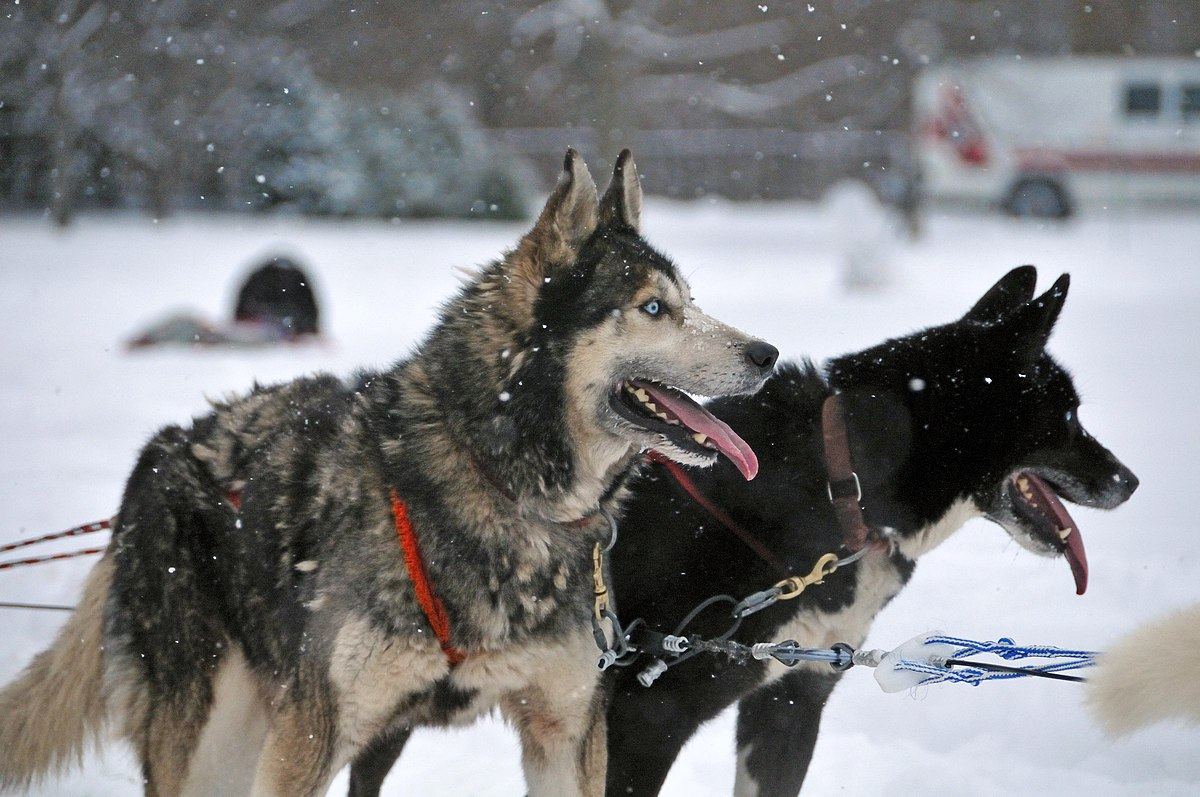
#> input picture OpenCV/Files/dog.jpg, 1200 x 797 px
$ python Contour_Detection.py
#> lines starting #> are read from the running program, lines starting #| are printed output that depends on the picture; after the words box and inside, x2 and y2 are one past the last pixel; in counts of white or black regions, pixels touching at a corner belong together
import os
import cv2 as cv
import numpy as np

"""
# Contour Detection
"""

# %%

oldwd = os.getcwd()
os.chdir("..\Files")

dg_image = cv.imread(os.getcwd() + "/dog.jpg")
#> dg_image is the input picture: shape (797, 1200, 3); mean B, G, R 129.8, 128.2, 128
os.chdir(oldwd)

cv.imshow("dog", dg_image)

blank = np.zeros(dg_image.shape, dtype="uint8")

gray = cv.cvtColor(dg_image, cv.COLOR_BGR2GRAY)
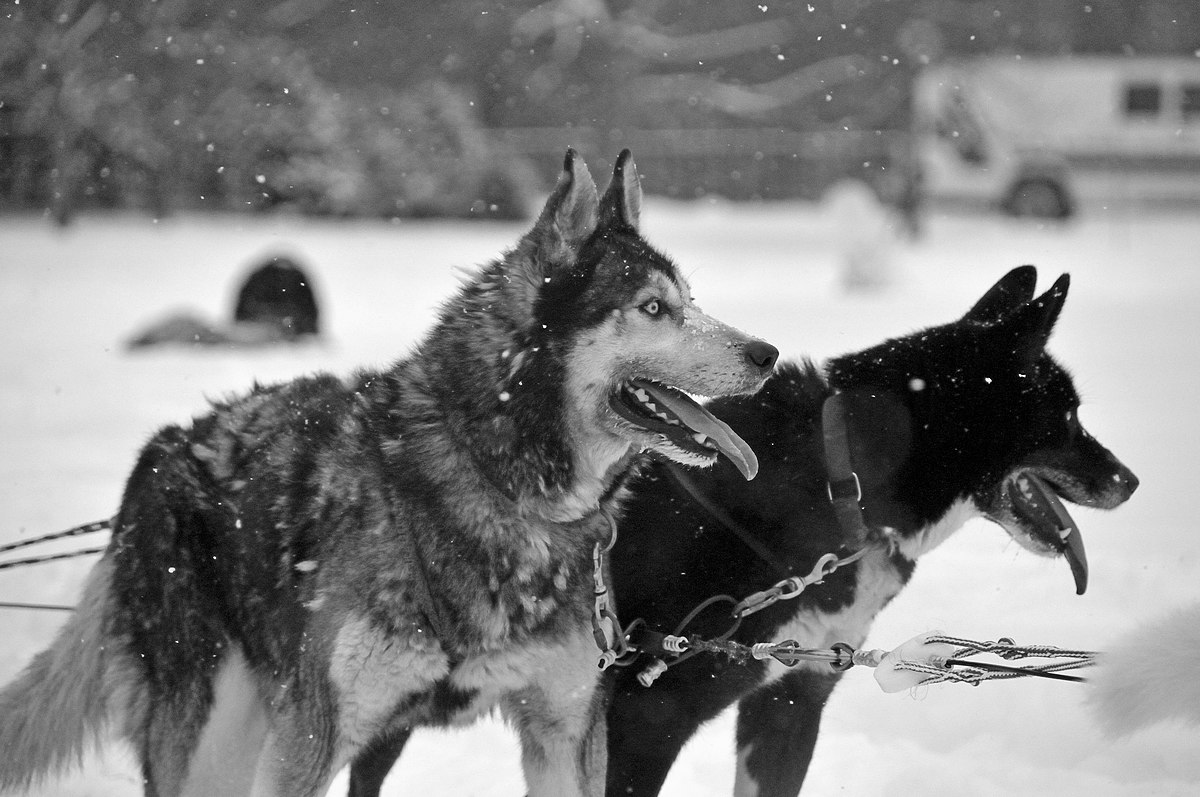
#> gray: shape (797, 1200); min 0, max 255, mean 128.3
# cv.imshow("", gray)

blur_dog = cv.GaussianBlur(gray, (5, 5), cv.BORDER_DEFAULT)
# cv.imshow("blur", blur_dog)

canny_d = cv.Canny(blur_dog, 125, 175)
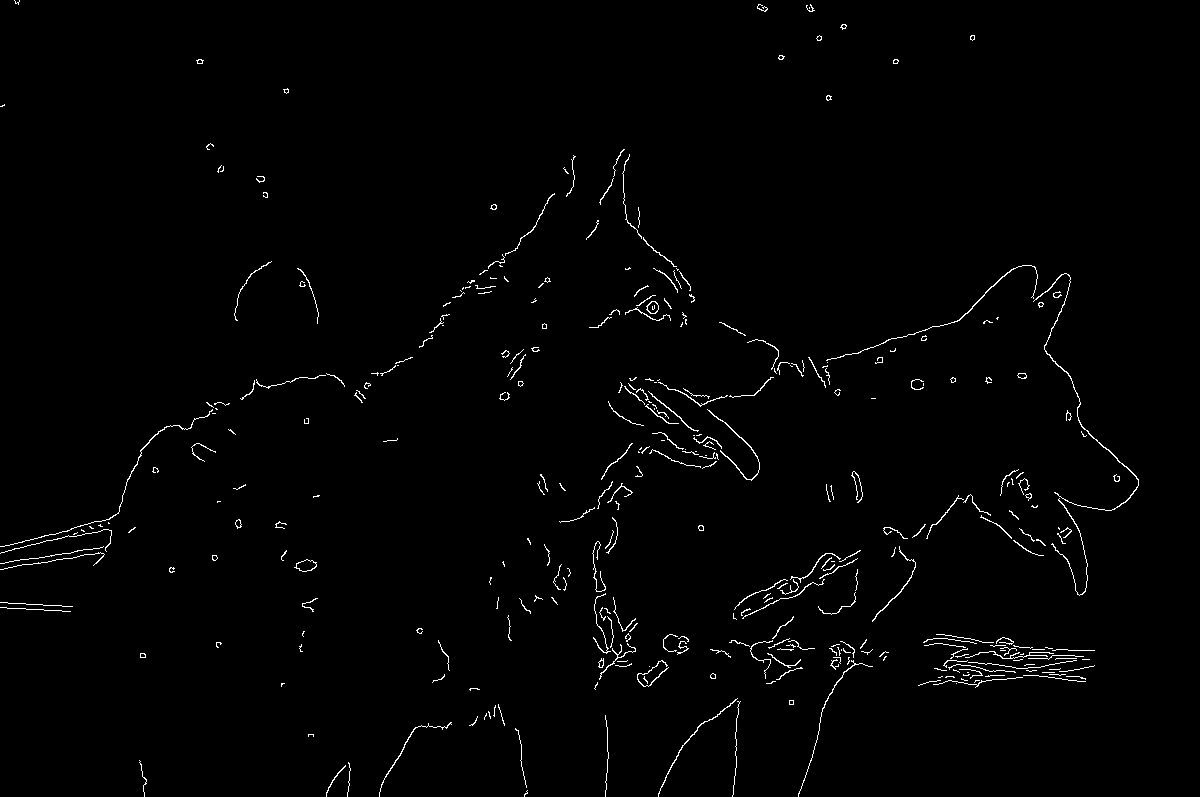
#> canny_d: shape (797, 1200); 1.2% white in thin lines or dots
cv.imshow("canny_dog", canny_d)

ret, thresh = cv.threshold(blur_dog, 125, 255, cv.THRESH_BINARY)
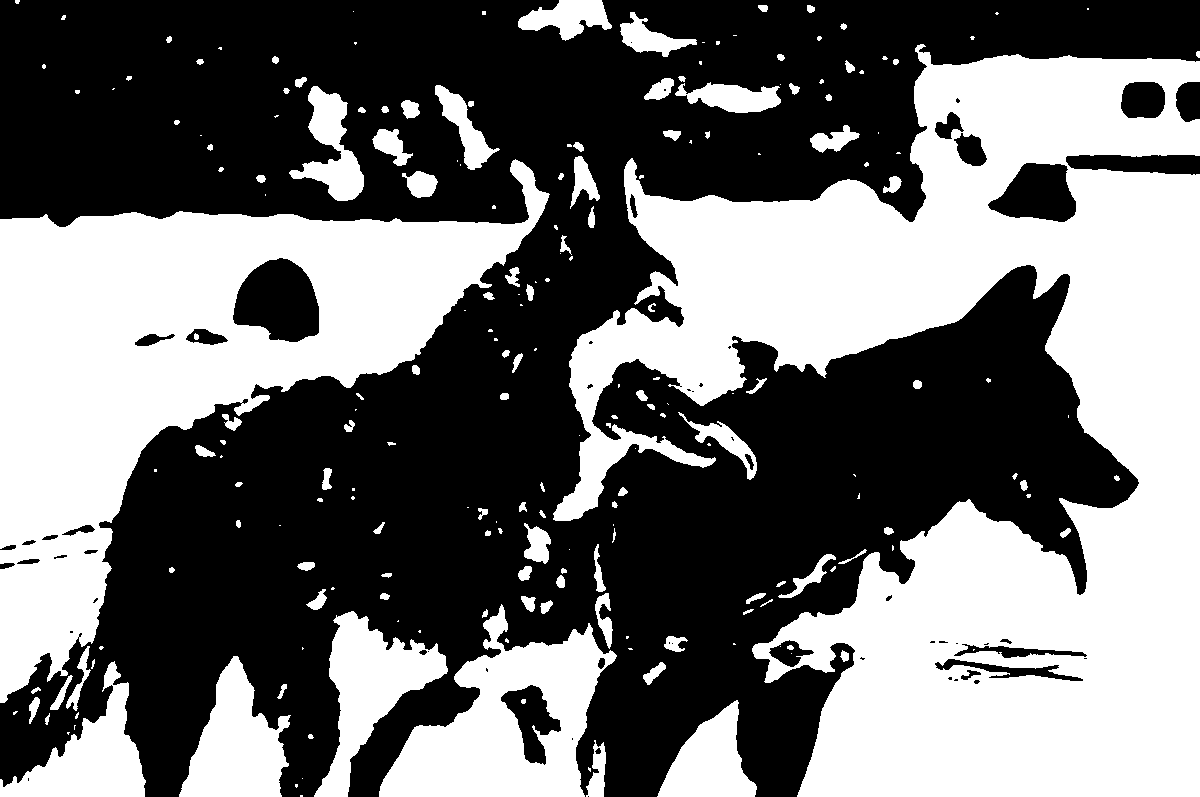
#> thresh: shape (797, 1200); 44.4% white; 213 white regions (92 under 20 px)
cv.imshow("thresh", thresh)

contours, hierarchies = cv.findContours(canny_d, cv.RETR_EXTERNAL, cv.CHAIN_APPROX_NONE)
#> contours = 360 contours, 328 with area under 20; largest, box (x1, y1, x2, y2) and area: (294, 559, 317, 572) 171, (1033, 273, 1139, 511) 137, (646, 301, 659, 314) 110, (707, 409, 760, 481) 74, (826, 265, 1038, 361) 64

print(f"{len(contours)} contours found")
#| 360 contours found

cv.drawContours(blank, contours, -1, (0, 0, 255), 1)
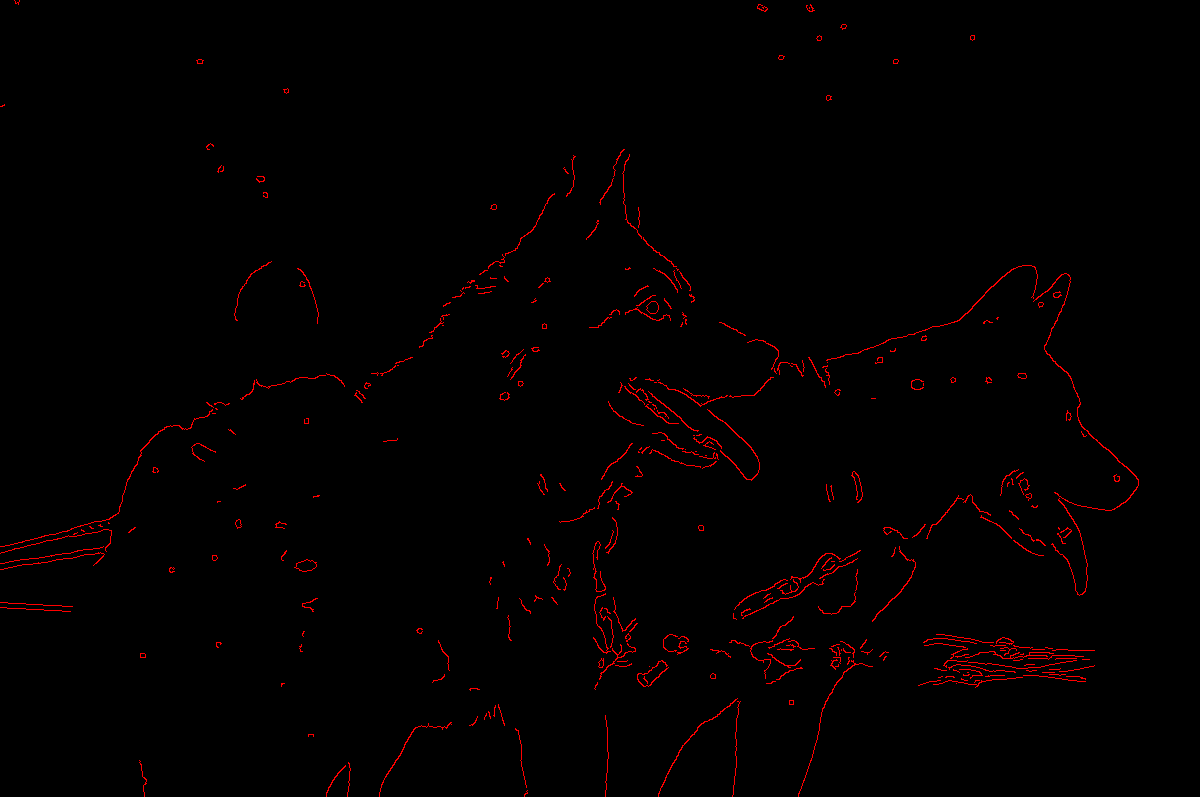
#> blank: shape (797, 1200, 3); mean of channels 0, 1, 2 0, 0, 3.1; drawn as B, G, R
cv.imshow("drawn", blank)

cv.waitKey(0)
